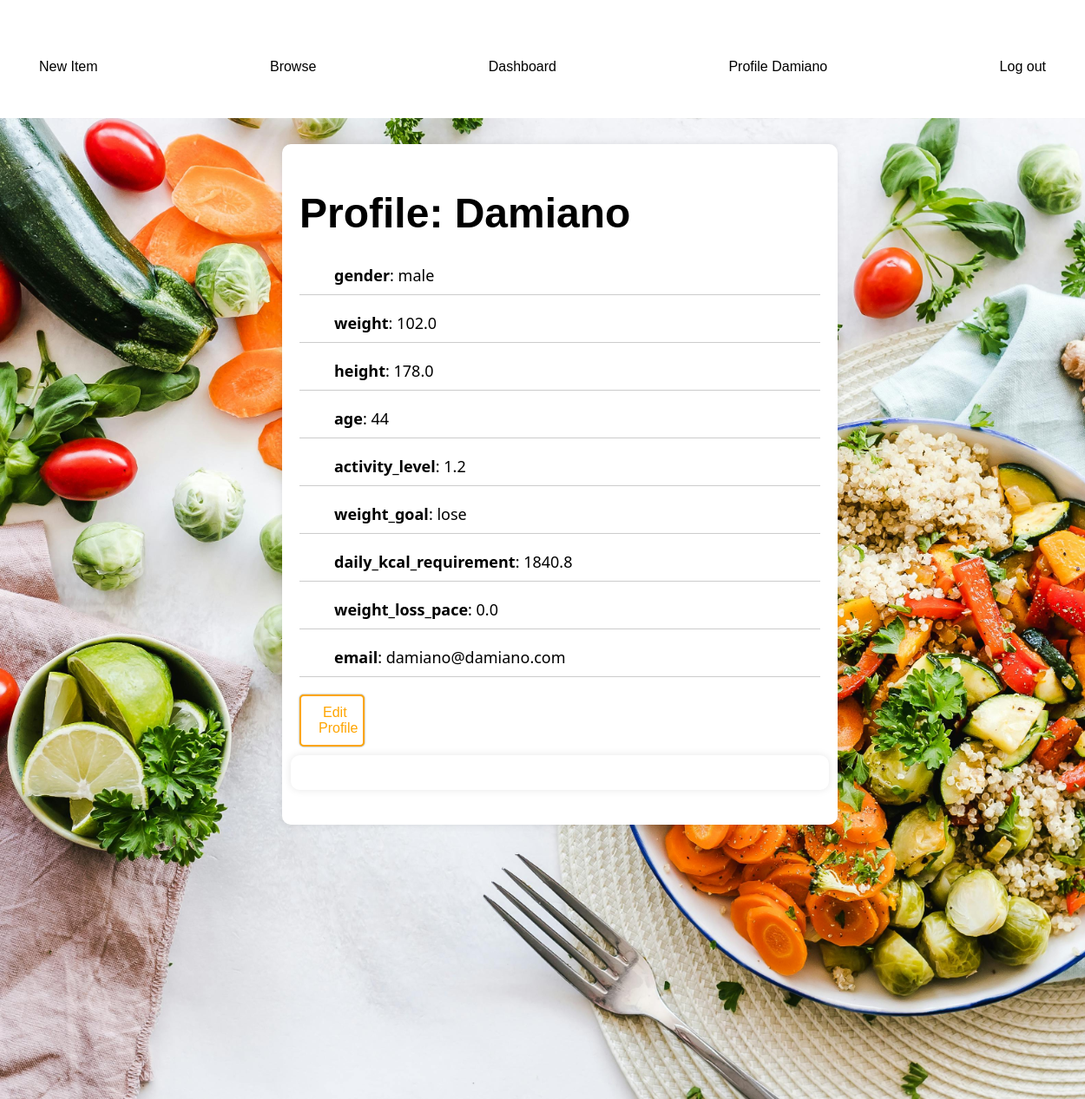
The page /api/profile/Damiano/ (signed in) on the database its author committed.
### products/models.py (models this page shows, shortened)
class UserProfile(models.Model):
    GENDER_CHOICES = [
        ('male', 'Male'),
        ('female', 'Female')
    ]
    WEIGHT_GOAL_CHOICES = [
        ('lose', 'Lose'),
        ('maintain', 'Maintain'),
        ('gain', 'Gain')
    ]
    ACTIVITY_LEVEL_CHOICES = [
        (1.2, 'Sedentary (little to no exercise)'),
        (1.375, 'Lightly active (light exercise/sports 1-3 days/week)'),
        (1.55, 'Moderately active (moderate exercise/sports 3-5 days/week)'),
        (1.725, 'Very active (hard exercise/sports 6-7 days a week)'),
        (1.9, 'Extra active (very hard exercise/sports & physical job)')
    ]
    WEIGHT_CHANGE_PACE_CHOICES = [
        (-1.0, '-1.0'), (-0.9, '-0.9'), (-0.8, '-0.8'),
        (-0.7, '-0.7'), (-0.6, '-0.6'), (-0.5, '-0.5'),
        (-0.4, '-0.4'), (-0.3, '-0.3'), (-0.2, '-0.2'),
        (-0.1, '-0.1'), (0.0, '0.0'), (0.1, '0.1'),
        (0.2, '0.2'), (0.3, '0.3'), (0.4, '0.4'),
        (0.5, '0.5'), (0.6, '0.6'), (0.7, '0.7'),
        (0.8, '0.8'), (0.9, '0.9'), (1.0, '1.0'),
    ]
    user = models.OneToOneField(User, on_delete=models.CASCADE)
    gender = models.CharField(choices=GENDER_CHOICES, max_length=6)
    weight = models.FloatField()
    height = models.FloatField()
    age = models.IntegerField(validators=[MinValueValidator(0), MaxValueValidator(120)])
    activity_level = models.FloatField(choices=ACTIVITY_LEVEL_CHOICES)
    weight_goal = models.CharField(choices=WEIGHT_GOAL_CHOICES, max_length=8)
    weight_loss_pace = models.FloatField(choices=WEIGHT_CHANGE_PACE_CHOICES, default=0)
    date=models.DateField(default=datetime.now)
    email=models.EmailField()
    @property
    def daily_kcal_requirement(self):
        if self.weight_goal == "lose":
            goal_multiplier = 0.8
        elif self.weight_goal == "maintain":
            goal_multiplier = 1
        else:
            goal_multiplier = 1.2
        if self.gender == 'male':
            bmr = 10 * self.weight + 6.25 * self.height - 5 * self.age + 5
        if self.gender == 'female':
            bmr = 10 * self.weight + 6.25 * self.height - 5 * self.age - 161
        kcal_requirement = bmr * goal_multiplier * self.activity_level
        return kcal_requirement
    @property
    def calories_consumed_on_date(self):
        consumed_kcal = FoodConsumption.objects.filter(user=self.user, date_consumed=self.date).aggregate(
            total=Sum(ExpressionWrapper(F('product__total_kcal') * F('amount_consumed')/100,output_field=FloatField())))['total'] or 0
        return consumed_kcal
    def calories_left(self):
        calories_left = self.daily_kcal_requirement - self.calories_consumed_on_date
        return calories_left

### products/views.py (the view)
class UserProfileAPIView(generics.ListAPIView):
    authentication_classes = [SessionAuthentication]
    permission_classes = [IsAuthenticated]
    queryset = UserProfile.objects.all()
    serializer_class = UserProfileSerializer
    lookup_field = 'username'
    renderer_classes = [TemplateHTMLRenderer]
    def get(self, request, *args, **kwargs):
        username = kwargs.get('username')
        queryset = UserProfile.objects.filter(user__username=username)
        serializer = self.get_serializer(queryset, many=True)
        user_profile_data = serializer.data[0]
        print(user_profile_data)
        del(user_profile_data['user'])
        del(user_profile_data['date'])
        del(user_profile_data['calories_left'])
        del(user_profile_data['calories_consumed_on_date'])
        context = {'user_profile': user_profile_data, 'username': username}
        return Response(context, template_name="products/profile.html", status=status.HTTP_200_OK)

### products/serializers.py (called while the page is built)
    def get_calories_consumed_on_date(self, obj):
        return obj.calories_consumed_on_date

### products/templates/products/profile.html (shortened to what this page needs)
{% extends 'products/base.html' %}
{% block content %}
<div class="block-content-profile">
  <h1><strong>Profile</strong>: {{ username }}</h1>
    {% for key, value in user_profile.items %}
      <ul class="profile-items"><strong>{{ key }}</strong>: {{ value }}</ul>
    {% endfor %}
    <a href="{% url 'edit_profile' username %}" class="edit-link">
      <button id="edit-Btn" class="edit-button">
           Edit Profile
      </button>
  </a>
{% endblock %}

### products/templates/products/base.html (shortened to what this page needs)
{% load static %}
<!DOCTYPE html>
<html>
<head>
    <link rel="stylesheet" href='{% static "products/css/base.css" %}' />
</head>
<body>
    <nav class="navbar">
        <a href="/" class="navbar text header">Kcal counting app</a>
        <div class="navbar container">
            <a href="#" class="link new-item-link">New Item</a>
            <a href="#" class="link browse-link">Browse</a>
            {% if user.is_authenticated %}
                <a href="{% url 'dashboard' request.user.username %}" class="link dashboard-link">Dashboard</a>
                <a href="{% url 'profile_view' user.username %}" class="link login-link">Profile {{ user.username }}</a>
                <a href="{% url 'logout' %}" class="link logout-link">Log out</a>
            {% else %}
                <a href="{% url 'register' %}" class="link signup-link">Sign up</a>
                <a href="{% url 'login' %}" class="link login-link">Log in</a>
            {% endif %}
        </div>
    </nav>
    <div class="content">
            {% block content %}
            {% endblock %}
        <div id="container">
        </div>
    </div>
    <footer class="footer">
        <div class="container container-footer">
            <h3 class="text footer-header">About</h3>
            <p class="footer-text">
            </p>
        </div>
        <div class="footer-links">
            <h3 class="footer-links">Menu</h3>
            <ul>
                <li>
                    <a href="#" class="link contact-link">Contact</a>
                </li>
                <li>
                    <a href="#" class="link privacy-link">Privacy</a>
                </li>
                <li>
                    <a href="#" class="link terms-link">Terms of use</a>
                </li>
            </ul>
        </div>
    </footer>
</body>
</html>

### products/static/products/css/base.css (style rules this page uses)
body { font-family: Arial, sans-serif; margin: 0; padding: 0; }
.container { max-width: 1200px; margin: 0 auto; padding: 0 20px; }
.navbar { background-color: #FFFFFFE9; padding: 20px 0; color: #fff; }
.navbar.text { text-decoration: none; }
.navbar .container { display: flex; justify-content: space-between; }
.link { display: inline-block; padding: 10px 20px; border-radius: 20px; background-color: #FFFFFFE9; color: #000000; text-decoration: none; transition: background-color 0.3s ease; }
.content { position: relative; padding: 20px; color: #333; width: 100%; min-height: calc(100vh - 150px); font-size: 24px; z-index: 1; }
.footer { background-color: #555454CC; padding: 30px 0; color: #fff; z-index: 500; }
.footer-header { margin: 20px; }
.footer .container-footer { display: flex; align-items: center; }
.footer-links { margin: 20px; }
.footer-links ul { padding: 0; margin: 20px; display: flex; list-style: none; }
.footer-links li { margin-right: 20px; }
.footer .link { padding: 10px 20px; border-radius: 20px; background-color: #555454CC; color: #fff; text-decoration: none; transition: background-color 0.3s ease; }
.block-content-profile { position: relative; z-index: 1000; color: #000000 !important; background-color: #ffffff; width: calc(100% - 20px); max-width: 600px; padding: 20px; border-radius: 10px; margin-top: 10px; box-shadow: 0 0 10px rgba(0, 0, 0, 0.1); margin-bottom: 20px; left: 50%; transform: translateX(-50%); }
.profile-items { font-family: 'Segoe UI', Tahoma, Geneva, Verdana, sans-serif; font-size: 18px; margin-bottom: 20px; border-bottom: 1px solid #ccc; padding-bottom: 10px; }
.edit-button { background-color: #fff; border: 2px solid transparent; border-radius: 5px; padding: 10px 20px; font-size: 16px; color: orange; border-color: orange; cursor: pointer; transition: background-color 0.3s, border-color 0.3s, color 0.3s; }
button { width: 75px; cursor: pointer; box-shadow: 0px 0px 2px gray; border: none; outline: none; padding: 5px; border-radius: 5px; color: white; }
#container { position: relative; z-index: 1000; color: #000000 !important; background-color: #ffffff; width: calc(100% - 20px); max-width: 800px; padding: 20px; border-radius: 10px; margin-top: 10px; box-shadow: 0 0 10px rgba(0, 0, 0, 0.1); margin-bottom: 20px; left: 50%; transform: translateX(-50%); }

### rows shown on the page
UserProfile: user_profile "102.0" "178.0" "damiano@damiano.com"

### other values the page prints
{{ user.username }} "Damiano"
{{ username }} "Damiano"
{{ key }} "gender" "weight" "height" "age" "activity_level" "weight_goal" "daily_kcal_requirement" "weight_loss_pace" "email"
{{ value }} "male" "44" "1.2" "lose" "1840.8" "0.0"
